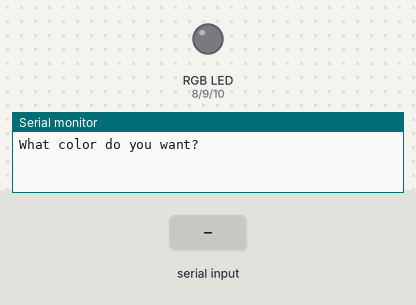
The sketch below on a simulated Arduino Uno, built with avr-gcc and run on an emulated ATmega328P. On the bench: an RGB LED mixed from three pins (HIGH = lit), the last lines printed to the serial monitor. The test bench sets the inputs (shaded band).

Above: at 1.2 s.
1.3 s: "red" received over Serial
At 2.7 s:
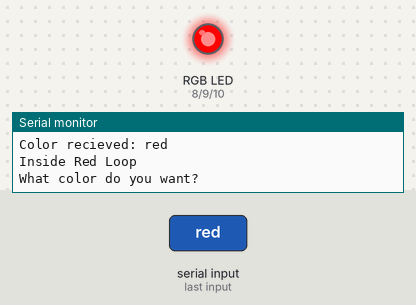
3.8 s: "green" received over Serial
At 5.9 s:
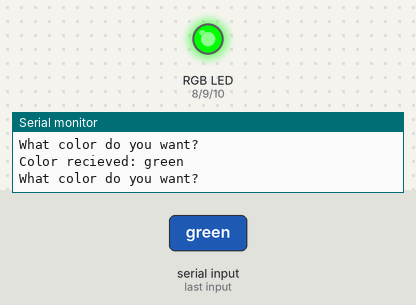
6.3 s: "blue" received over Serial
At 7.7 s:
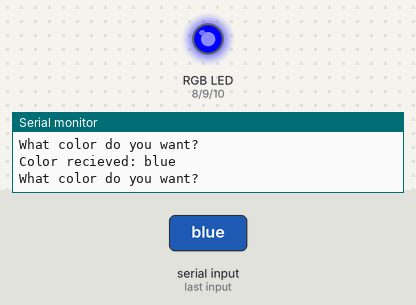
8.8 s: "on" received over Serial
At 10.8 s:
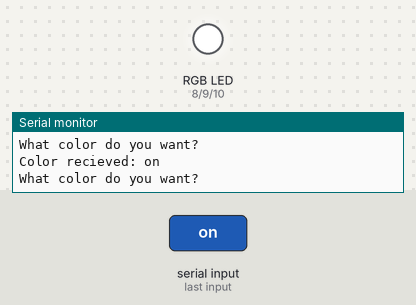
Timing chart, 0 to 12.3 s (numbered marks = the images above; inputs shaded):
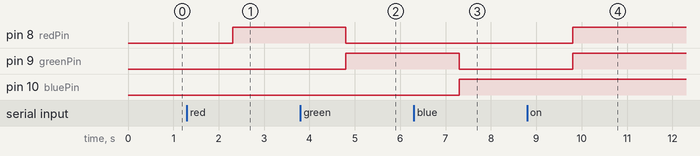

The sketch:

day7_RGBLights.ino
```cpp
int redPin = 8;
int greenPin = 9;
int bluePin = 10;

String myColor;
String msg = "What color do you want?";
String msg2 = "Color recieved: ";
String msgRed = "Inside Red Loop";


void setup() {
  // put your setup code here, to run once:
  Serial.begin(9600);

  pinMode(redPin, OUTPUT);
  pinMode(greenPin, OUTPUT);
  pinMode(bluePin, OUTPUT);
}

void loop() {
  // put your main code here, to run repeatedly:
  Serial.println(msg);
  while(Serial.available() == 0){

  }
  myColor = Serial.readString();
  Serial.println(msg2 + myColor);

  if(myColor == "red"){
    Serial.println(msgRed);
    digitalWrite(redPin, HIGH);
    digitalWrite(greenPin, LOW);
    digitalWrite(bluePin, LOW);
  }

  if(myColor == "green"){
    digitalWrite(redPin, LOW);
    digitalWrite(greenPin, HIGH);
    digitalWrite(bluePin, LOW);
  }

  if(myColor == "blue"){
    digitalWrite(redPin, LOW);
    digitalWrite(greenPin, LOW);
    digitalWrite(bluePin, HIGH);
  }

  if(myColor == "on"){
    digitalWrite(redPin, HIGH);
    digitalWrite(greenPin, HIGH);
    digitalWrite(bluePin, HIGH);
  }

  if(myColor == "off"){
    digitalWrite(redPin, LOW);
    digitalWrite(greenPin, LOW);
    digitalWrite(bluePin, LOW);
  }
}
```

Measured:
- after the input at 1.3 s, pin 8 (redPin): LOW → HIGH after 1.0 s
- after the input at 3.8 s, pin 8 (redPin): HIGH → LOW after 1.0 s; pin 9 (greenPin): LOW → HIGH after 1.0 s
- after the input at 6.3 s, pin 9 (greenPin): HIGH → LOW after 1.0 s; pin 10 (bluePin): LOW → HIGH after 1.0 s
- after the input at 8.8 s, pin 8 (redPin), pin 9 (greenPin): LOW → HIGH after 1.0 s
